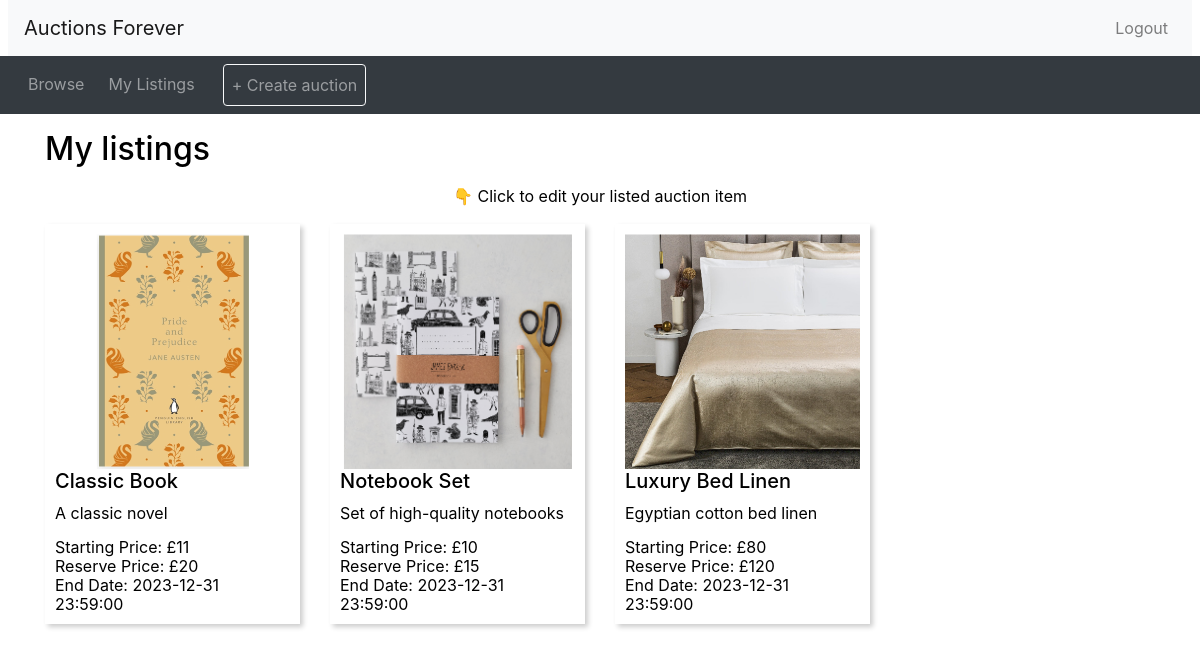
/mylistings.php (signed in), run on the app's committed database.
### tables this page shows
CREATE TABLE `AuctionItem` (
  `ItemAuctionID` int(4) NOT NULL,
  `Title` text NOT NULL,
  `SellerID` int(4) NOT NULL,
  `CategoryID` int(4) NOT NULL,
  `Description` text NOT NULL,
  `StartingPrice` int(11) NOT NULL,
  `ReservePrice` int(11) NOT NULL,
  `EndDate` datetime NOT NULL
);

CREATE TABLE `ItemImages` (
  `ImageID` int(11) NOT NULL,
  `ItemAuctionID` int(11) NOT NULL,
  `ImagePath` varchar(255) NOT NULL
);

### mylistings.php (the view, shortened to what this page needs)
<?php include_once("header.php")?>
<div class="container">
<h2 class="my-3">My listings</h2>
<p class="text-center">👇 Click to edit your listed auction item</p>
<?php
include 'db_connect.php';
if (isset ($_SESSION['logged_in']) && $_SESSION['logged_in'] == true && $_SESSION['account_type'] == 'seller'){
  $UserID = $_SESSION['username'];
  $stmt = $connection -> prepare("SELECT SellerID FROM Sellers WHERE UserID = ?");
  if($stmt){
    $stmt-> bind_param("i", $UserID);
    $stmt->execute();
    $result = $stmt->get_result();
    if ($result->num_rows>0){
      $row = $result->fetch_assoc();
      $SellerID = $row['SellerID'];
      $stmt = $connection->prepare("SELECT ItemAuctionID, Title, Description, StartingPrice, ReservePrice, EndDate  FROM AuctionItem WHERE SellerID = ?");
      if($stmt){
        $stmt->bind_param("i", $SellerID);
        $stmt->execute();
        $result = $stmt->get_result();
         if ($result->num_rows > 0) {
          echo '<div class="row">';
          while ($row = $result->fetch_assoc()) {
              $itemLink = "edit_auction.php?item_id=" . $row['ItemAuctionID'];
              echo '<div class="col-md-3">';
              echo '<a href="' . $itemLink . '" class="item-link">';
              echo '<div class="item-box">';
              $imageSql = "SELECT ImagePath FROM ItemImages WHERE ItemAuctionID = " . $row['ItemAuctionID'] . " LIMIT 1";
              $imageResult = $connection->query($imageSql);
              echo '<div class="image-wrapper">';
              if ($imageResult && $imageResult->num_rows > 0) {
                  $imageRow = $imageResult->fetch_assoc();
                  echo '<img src="' . htmlspecialchars($imageRow['ImagePath']) . '" alt="Item Image" class="item-image">';
              } else {
                  echo '<img src="default.jpg" alt="Default Image" class="item-image">';
              }
              echo '</div>';
              echo "<h5>" . htmlspecialchars($row['Title']) . "</h5>";
              echo "<p class='description'>" . htmlspecialchars($row['Description']) . "</p>";
              echo '<div class="item-info">';
              echo "<p>Starting Price: £" . htmlspecialchars($row['StartingPrice']) . "</p>";
              echo "<p>Reserve Price: £" . htmlspecialchars($row['ReservePrice']) . "</p>";
              echo "<p>End Date: " . htmlspecialchars($row['EndDate']) . "</p>";
              echo '</div>';
              echo '</div>';
              echo '</a>';
              echo '</div>';
          }
          echo '</div>';
      } else {
          echo "<p>You have no listed items.</p>";
      }
      }
    }
  }
}
?>
<?php include_once("footer.php")?>

### css/custom.css (style rules this page uses)
body, body * { color: rgb(158, 36, 240); }
body { color: rgb(255, 186, 230); background-color: rgb(255, 186, 230); }

### header.php (style rules this page uses)
.description { display: -webkit-box; -webkit-line-clamp: 2; -webkit-box-orient: vertical; overflow: hidden; text-overflow: ellipsis; height: 3em; margin-bottom: 0; }
.item-box { border: 1px solid #ddd; padding: 10px; margin-bottom: 15px; box-shadow: 3px 3px 5px rgba(0, 0, 0, 0.2); height: 400px; display: flex; flex-direction: column; justify-content: space-between; background-color: #ffffff; overflow: hidden; border: none; }
img { border: none; outline: none; }
.image-wrapper { position: relative; width: 100%; padding-top: 100%; overflow: hidden; }
.item-box img { position: absolute; top: 50%; left: 50%; width: auto; height: 100%; object-fit: cover; transform: translate(-50%, -50%); }
.item-info { margin-top: auto; padding-top: 5px; line-height: 1.2; border-top: none; }
.item-info p { margin-bottom: 0; border-bottom: none; }
body, body * { color: rgb(0, 0, 0); }
body { color: rgb(0, 0, 0); background-color: rgb(255, 255, 255); }

### data on the page
auctionitem: itemimages.ImagePath (picture), Title "Classic Book", Description "A classic novel", StartingPrice "11", ReservePrice "20", EndDate "2023-12-31 23:59:00"
auctionitem: itemimages.ImagePath (picture), Title "Notebook Set", Description "Set of high-quality notebooks", StartingPrice "10", ReservePrice "15", EndDate "2023-12-31 23:59:00"
auctionitem: itemimages.ImagePath (picture), Title "Luxury Bed Linen", Description "Egyptian cotton bed linen", StartingPrice "80", ReservePrice "120", EndDate "2023-12-31 23:59:00"
